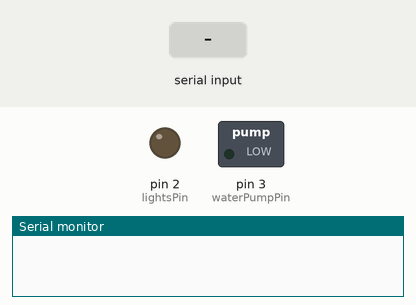
Recording of a program running on a simulated SparkFun Pro Micro, built with avr-gcc and run on an emulated ATmega32U4. Shown: switched loads named in the program (green lamp = pin HIGH), output pins drawn as LEDs (lit = HIGH), the last lines printed to the serial monitor. Inputs (shaded band) come from the test bench.

Above: at 1.2 s.
1.3 s: "lightsOn" received over Serial
At 3.5 s:
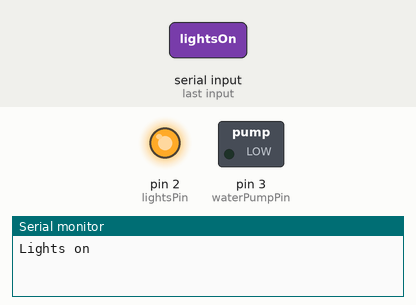
3.8 s: "lightsOff" received over Serial
At 5.7 s:
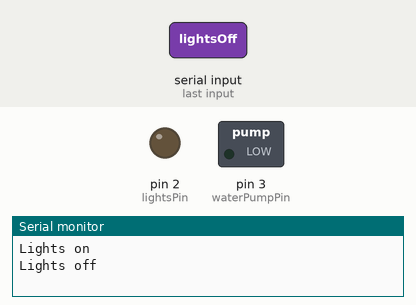
Timing chart, 0 to 7.2 s (numbered marks = the images above; inputs shaded):
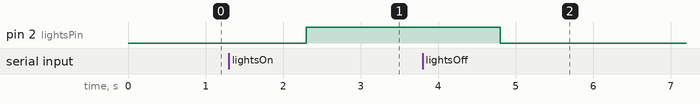

Measured:
- after the input at 1.3 s, pin 2 (lightsPin): LOW → HIGH after 1.0 s
- after the input at 3.8 s, pin 2 (lightsPin): HIGH → LOW after 1.0 s

The program:

main.cpp
```cpp
#include <Arduino.h>
#include <string.h>

// Requires OneWire 2.3.5 for temperature sensor
#include <OneWire.h>


// PIN FOR LIGHTS RELAY
int lightsPin = 2;
// PIN FOR WATER PUMP RELAY
int waterPumpPin = 3;
// PIN FOR SOIL MOISTURE SENSOR
int soilMoisturePin = A0;

// PIN FOR ONEWIRE TEMPERATURE SENSOR
// REQUIRES 4.7kOhm RESISTOR BETWEEN PIN AND 5V
OneWire tempSensor(4); // USE DIGITAL 4

bool lightsOn;
bool waterPumpOn;

void setup() {
  pinMode(lightsPin, OUTPUT);
  pinMode(waterPumpPin, OUTPUT);

  lightsOn = false;
  waterPumpOn = false;

  Serial.begin(9600);
}

void loop() {
  // COMMUNICATING WITH HOST MACHINE VIA SERIAL
  // USB BY DEFAULT

  /* LIST OF COMMANDS:
  lightsOn - Turn on lights
  lightsOff - Turn off lights
  waterOn - Turn on water pump
  waterOff - Turn off water pump

  readSoilMoisture - send soil moisture
  readSoilTemp - send soil temperature

  */

  // READ COMMAND FROM SERIAL PORT
  if(Serial.available() > 0){
    String s = Serial.readString();

    if(s=="lightsOn"){
      lightsOn = true;
      Serial.println("Lights on");
    }

    else if (s=="lightsOff"){
      lightsOn = false;
      Serial.println("Lights off");
    }

    else if(s=="readmoisture"){

    }
    else{
      Serial.println("error");
    }
  }

  // ACTIVATE RELAYS
  if (lightsOn){
    digitalWrite(lightsPin, HIGH);
  }
  else{
    digitalWrite(lightsPin, LOW);
  }

  if (waterPumpOn){
    digitalWrite(waterPumpPin, HIGH);
  }
  else{
    digitalWrite(waterPumpPin, LOW);
  }

}
```
